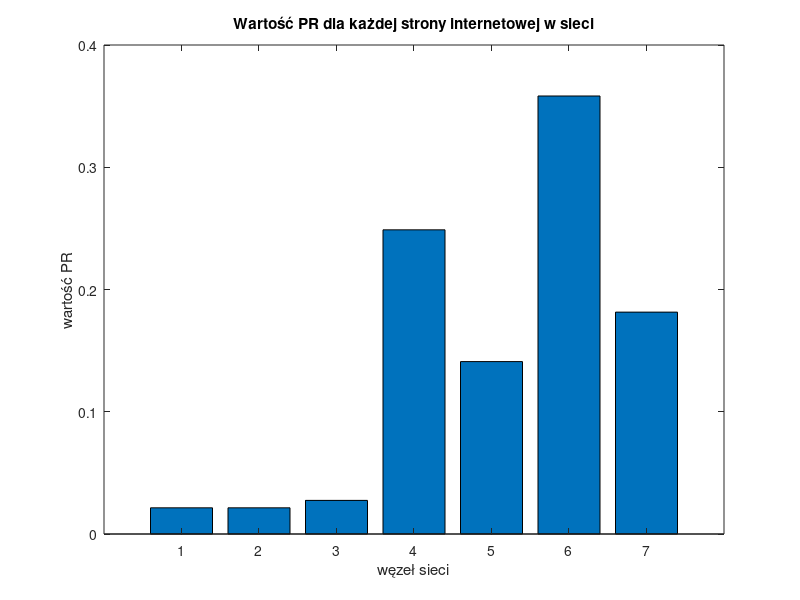

Write MATLAB code to recreate this figure.
function [Edges, I, B, A, b, r] = page_rank()
    Edges = [1, 1, 2, 2, 2, 3, 3, 3, 4, 4, 5, 5, 6, 6, 7; 4, 6, 4, 3, 5, 5, 6, 7, 6, 5, 6, 4, 4, 7, 6];
    N = 7; 
    r = zeros(N, 1) / N;
    d = 0.85;
    B = sparse(Edges(2,:), Edges(1,:), 1, N, N); 
    L = sum(B).'; 
    I = speye(N);
    A = spdiags(1./L, 0, N, N);
    b = zeros(N,1) + (1-d)/N;
    M = sparse(I - d*B*A);
    r = M \ b; 
    
    figure;
    bar(r);
    xlabel('węzeł sieci');
    ylabel('wartość PR');
    title('Wartość PR dla każdej strony internetowej w sieci');
end